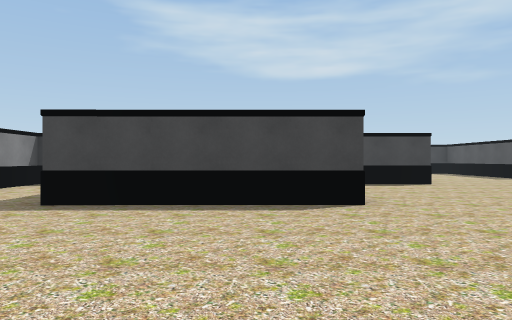
view 1 (above)

21 first-person views from a walk through a 3-D level made in the Unity game engine. The camera is 1.3 m above the floor, looks level and sees 70° across. The floor is counted in squares, 2 m on a side. Each view is taken from the middle of a square. On the plan, view 1 faces up. The plan holds only what a view shows up to about 11 squares ahead; the rest is blank. The place goes on beyond the plan. The player character is not drawn. Door leaves are left out, so doorways stand open.

view 2
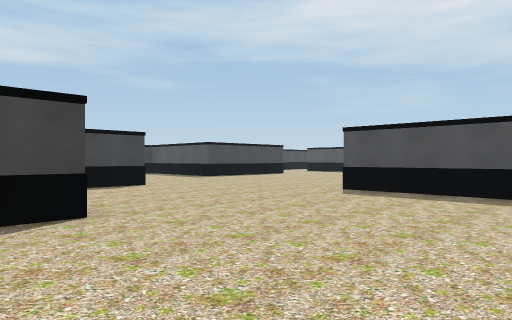

view 3
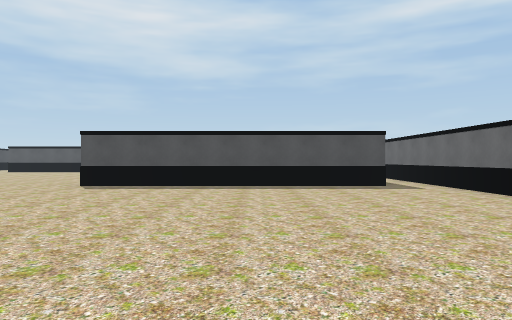

view 4
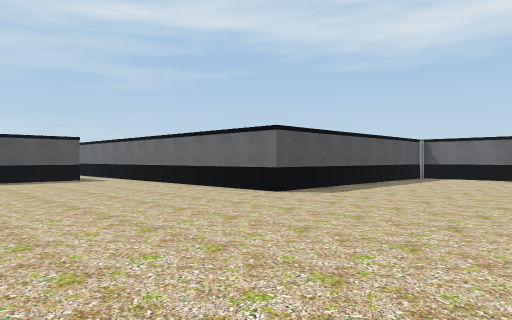

view 5
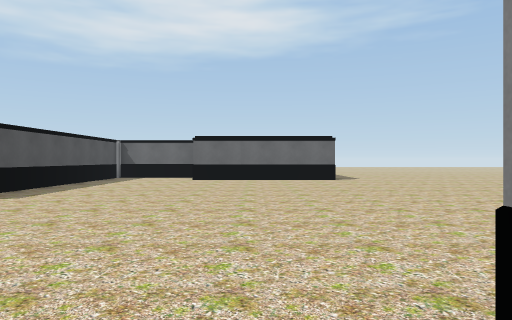

view 6
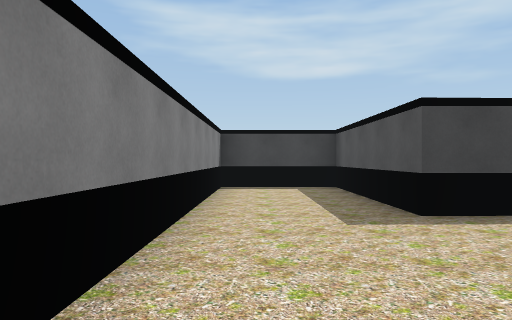

view 7
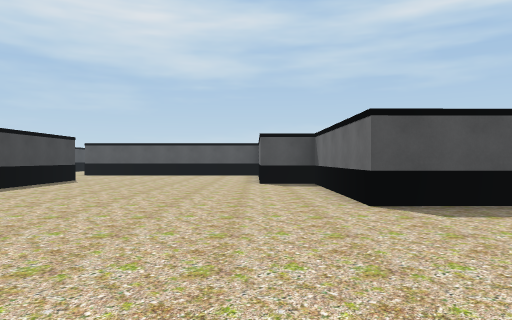

view 8
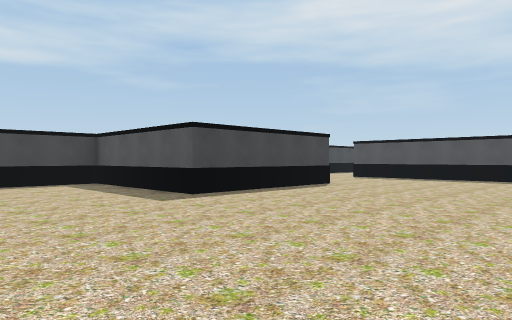

view 9
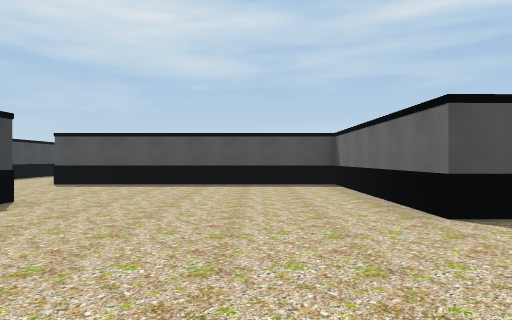

view 10
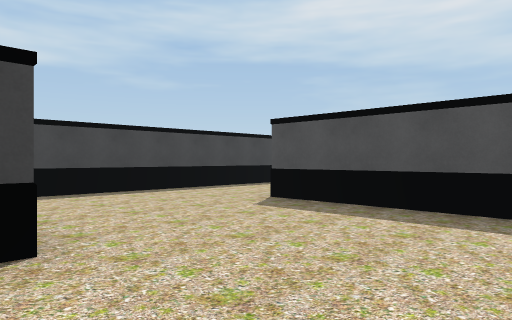

view 11
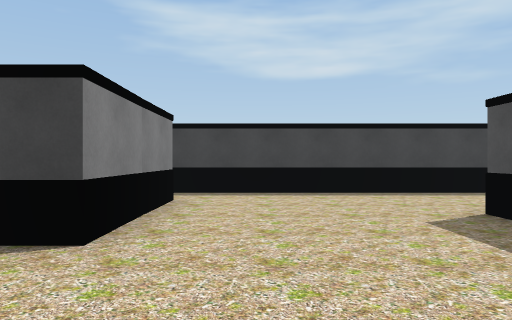

view 12
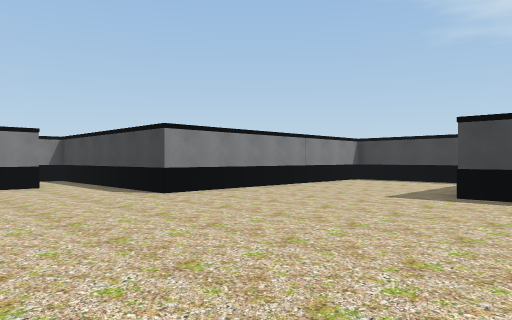

view 13
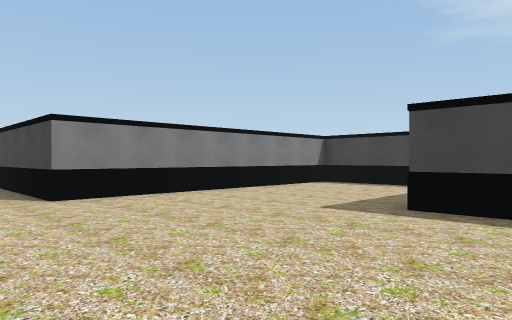

view 14
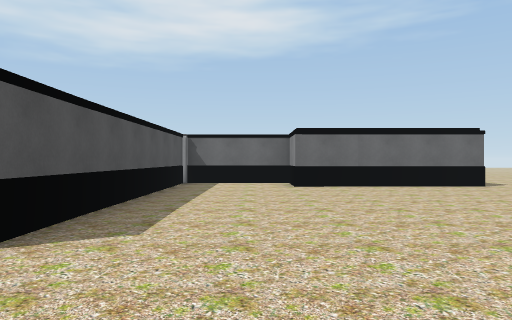

view 15
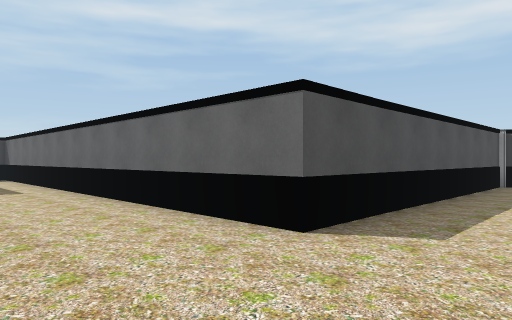

view 16
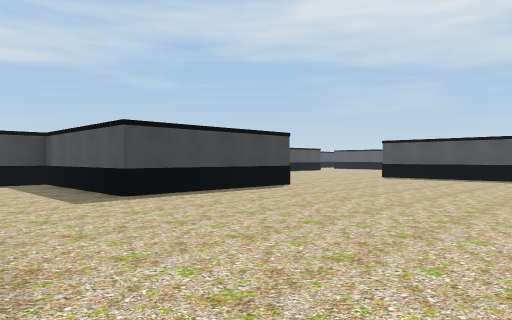

view 17
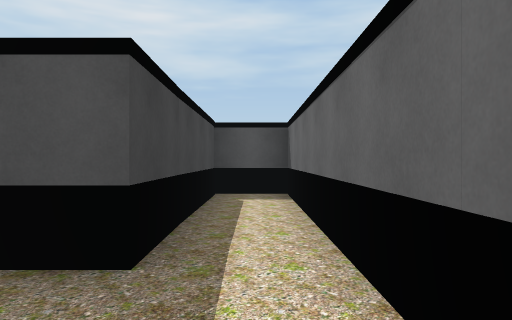

view 18
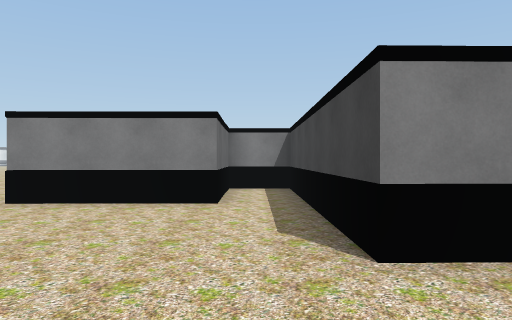

view 19
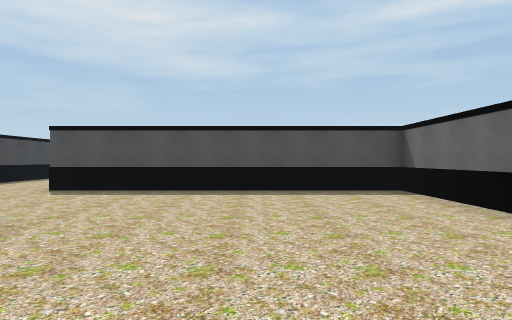

view 20
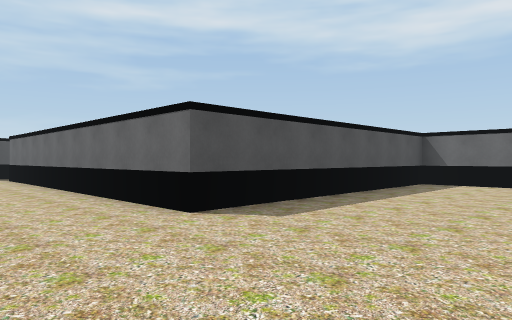

view 21
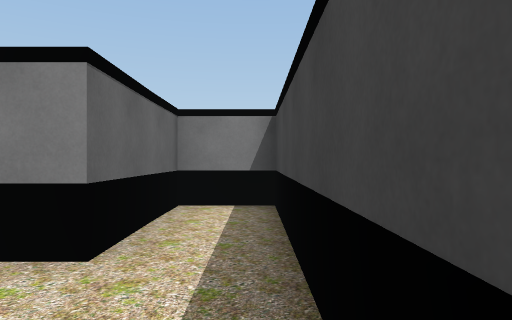

### Floor plan
Points are (right, up) in squares from view 1. A wall is a line through its corners. A room is listed if a view was taken in it or the views show most of it. See-through windows are left out.
Room 1 (views 1, 2, 3, 4, 5, 6, 7, 8, 9, 10, 11, 12, 13, 14, 15, 16, 17, 18, 19, 20, 21)
walls: (11.8, -2.2) (7.2, -2.2) (7.2, 5.4) (12, 5.4) (12, 6.9) (17.8, 6.9) (17.8, 14.4) (21.5, 14.4); (0, -10.5) (0, -3.6) (12, -3.6) (12, -2.1); (-6.6, -9.9) (-3, -9.9); (21, 17.3) (10.8, 17.3) (10.8, 15.9) (13.6, 15.9) (13.6, 12.8) (9.1, 12.8) (9.1, 17.3) (4.5, 17.3) (4.7, 9.8) (-1.4, 9.8) (-1.4, 8.4) (1.5, 8.4) (1.6, 5.3) (-3.1, 5.3) (-3.1, 9.8) (-5.8, 9.8) (-5.8, 0.8)
ways out: opening at (-1.5, -10)

Where each view was taken, in squares from view 1:
view 1: 0 up, 0 right, facing up
view 2: 1 up, 0 right, facing up-right
view 3: 1 up, 2 left, facing right
view 4: 2 up, 5 left, facing down-right
view 5: 2 up, 5 left, facing down
view 6: 1 up, 5 left, facing up
view 7: 7 up, 2 right, facing right
view 8: 7 up, 5 right, facing up-right
view 9: 9 up, 8 right, facing right
view 10: 10 up, 13 right, facing up-right
view 11: 10 up, 15 right, facing up
view 12: 6 up, 11 right, facing up-left
view 13: 8 up, 11 right, facing up-left
view 14: 1 down, 2 left, facing down
view 15: 1 down, 2 left, facing down-right
view 16: 1 down, 6 left, facing up-right
view 17: 3 down, 5 right, facing right
view 18: 9 up, 7 right, facing left
view 19: 10 up, 10 right, facing right
view 20: 17 up, 14 right, facing down-right
view 21: 17 up, 16 right, facing left
